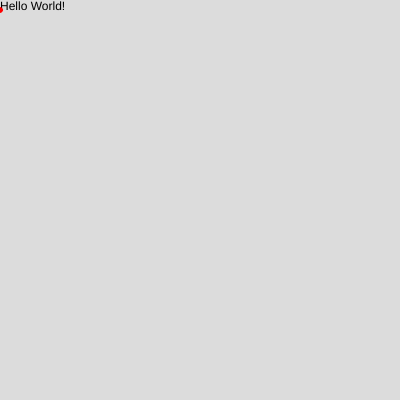
Frame 1 (no input)
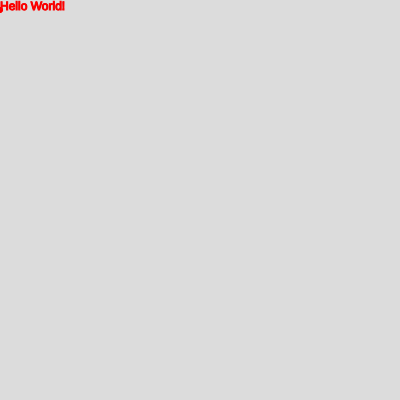
Frame 2 (the mouse pressed at the canvas centre, redrawn once)

The p5.js sketch that drew these frames (run headless with seeded random() and noise() and a simulated clock; the mouse was pressed at the canvas centre and the sketch redrawn once):

// p5.js sketch
// ── sketch.js
function setup() {
  createCanvas(400, 400);
  background(220);
  noLoop();
}

function draw() {
  text("Hello World!",0,10);
  stroke(255,0,0);
  fill(255,0,0);
  circle(0,10,5);
}
